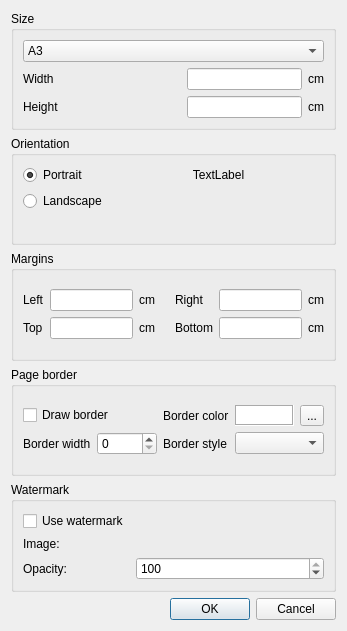
<?xml version="1.0" encoding="UTF-8"?>
<ui version="4.0">
 <class>PageSettingDlg</class>
 <widget class="QDialog" name="PageSettingDlg">
  <property name="geometry">
   <rect>
    <x>0</x>
    <y>0</y>
    <width>347</width>
    <height>631</height>
   </rect>
  </property>
  <property name="sizePolicy">
   <sizepolicy hsizetype="Preferred" vsizetype="Preferred">
    <horstretch>0</horstretch>
    <verstretch>0</verstretch>
   </sizepolicy>
  </property>
  <property name="minimumSize">
   <size>
    <width>347</width>
    <height>450</height>
   </size>
  </property>
  <property name="maximumSize">
   <size>
    <width>347</width>
    <height>631</height>
   </size>
  </property>
  <property name="windowTitle">
   <string>Page settings</string>
  </property>
  <property name="windowIcon">
   <iconset resource="images.qrc">
    <normaloff>:/new/prefix1/images/pageSetting.png</normaloff>:/new/prefix1/images/pageSetting.png</iconset>
  </property>
  <layout class="QVBoxLayout" name="verticalLayout_6">
   <item>
    <widget class="QGroupBox" name="groupBox_3">
     <property name="title">
      <string>Size</string>
     </property>
     <layout class="QVBoxLayout" name="verticalLayout_3">
      <item>
       <layout class="QGridLayout" name="gridLayout_2">
        <item row="0" column="0" colspan="4">
         <widget class="QComboBox" name="cbPageSize">
          <item>
           <property name="text">
            <string>A3</string>
           </property>
          </item>
          <item>
           <property name="text">
            <string>A4</string>
           </property>
          </item>
          <item>
           <property name="text">
            <string>A5</string>
           </property>
          </item>
          <item>
           <property name="text">
            <string>Letter</string>
           </property>
          </item>
         </widget>
        </item>
        <item row="1" column="0">
         <widget class="QLabel" name="label_10">
          <property name="text">
           <string>Width</string>
          </property>
         </widget>
        </item>
        <item row="1" column="2">
         <widget class="QLineEdit" name="edtWidth"/>
        </item>
        <item row="1" column="3">
         <widget class="QLabel" name="label_12">
          <property name="text">
           <string>cm</string>
          </property>
         </widget>
        </item>
        <item row="2" column="0">
         <widget class="QLabel" name="label_11">
          <property name="text">
           <string>Height</string>
          </property>
         </widget>
        </item>
        <item row="2" column="2">
         <widget class="QLineEdit" name="edtHeight"/>
        </item>
        <item row="2" column="3">
         <widget class="QLabel" name="label_13">
          <property name="text">
           <string>cm</string>
          </property>
         </widget>
        </item>
        <item row="1" column="1">
         <spacer name="horizontalSpacer_3">
          <property name="orientation">
           <enum>Qt::Horizontal</enum>
          </property>
          <property name="sizeHint" stdset="0">
           <size>
            <width>40</width>
            <height>20</height>
           </size>
          </property>
         </spacer>
        </item>
       </layout>
      </item>
     </layout>
    </widget>
   </item>
   <item>
    <widget class="QGroupBox" name="groupBox_2">
     <property name="minimumSize">
      <size>
       <width>0</width>
       <height>0</height>
      </size>
     </property>
     <property name="maximumSize">
      <size>
       <width>16777215</width>
       <height>16777215</height>
      </size>
     </property>
     <property name="title">
      <string>Orientation</string>
     </property>
     <layout class="QVBoxLayout" name="verticalLayout_2">
      <item>
       <layout class="QFormLayout" name="formLayout">
        <item row="0" column="0">
         <widget class="QRadioButton" name="rPortrait">
          <property name="text">
           <string>Portrait</string>
          </property>
          <property name="checked">
           <bool>true</bool>
          </property>
         </widget>
        </item>
        <item row="0" column="1">
         <widget class="QLabel" name="lblOrientation">
          <property name="text">
           <string notr="true">TextLabel</string>
          </property>
          <property name="alignment">
           <set>Qt::AlignCenter</set>
          </property>
         </widget>
        </item>
        <item row="1" column="0">
         <widget class="QRadioButton" name="rLandscape">
          <property name="text">
           <string>Landscape</string>
          </property>
         </widget>
        </item>
       </layout>
      </item>
     </layout>
    </widget>
   </item>
   <item>
    <widget class="QGroupBox" name="groupBox">
     <property name="title">
      <string>Margins</string>
     </property>
     <layout class="QVBoxLayout" name="verticalLayout">
      <item>
       <layout class="QGridLayout" name="gridLayout">
        <item row="0" column="5">
         <widget class="QLineEdit" name="edtRight"/>
        </item>
        <item row="0" column="6">
         <widget class="QLabel" name="label_3">
          <property name="text">
           <string>cm</string>
          </property>
         </widget>
        </item>
        <item row="0" column="3">
         <spacer name="horizontalSpacer_2">
          <property name="orientation">
           <enum>Qt::Horizontal</enum>
          </property>
          <property name="sizeHint" stdset="0">
           <size>
            <width>40</width>
            <height>20</height>
           </size>
          </property>
         </spacer>
        </item>
        <item row="2" column="6">
         <widget class="QLabel" name="label_4">
          <property name="text">
           <string>cm</string>
          </property>
         </widget>
        </item>
        <item row="0" column="0">
         <widget class="QLabel" name="label_5">
          <property name="text">
           <string>Left</string>
          </property>
         </widget>
        </item>
        <item row="0" column="4">
         <widget class="QLabel" name="label_7">
          <property name="text">
           <string>Right</string>
          </property>
         </widget>
        </item>
        <item row="0" column="1">
         <widget class="QLineEdit" name="edtLeft"/>
        </item>
        <item row="2" column="5">
         <widget class="QLineEdit" name="edtBottom"/>
        </item>
        <item row="2" column="4">
         <widget class="QLabel" name="label_8">
          <property name="text">
           <string>Bottom</string>
          </property>
         </widget>
        </item>
        <item row="0" column="2">
         <widget class="QLabel" name="label">
          <property name="text">
           <string>cm</string>
          </property>
         </widget>
        </item>
        <item row="2" column="2">
         <widget class="QLabel" name="label_2">
          <property name="text">
           <string>cm</string>
          </property>
         </widget>
        </item>
        <item row="2" column="0">
         <widget class="QLabel" name="label_6">
          <property name="text">
           <string>Top</string>
          </property>
         </widget>
        </item>
        <item row="2" column="1">
         <widget class="QLineEdit" name="edtTop"/>
        </item>
       </layout>
      </item>
     </layout>
    </widget>
   </item>
   <item>
    <widget class="QGroupBox" name="groupBox_41">
     <property name="title">
      <string>Page border</string>
     </property>
     <layout class="QVBoxLayout" name="verticalLayout_5">
      <item>
       <layout class="QGridLayout" name="gridLayout_4">
        <item row="1" column="3" colspan="2">
         <widget class="QComboBox" name="cmbBorderStyle">
          <property name="iconSize">
           <size>
            <width>64</width>
            <height>16</height>
           </size>
          </property>
         </widget>
        </item>
        <item row="0" column="3">
         <widget class="QLabel" name="lblBorderColor">
          <property name="styleSheet">
           <string notr="true">QLabel {background-color: white}</string>
          </property>
          <property name="frameShape">
           <enum>QFrame::Box</enum>
          </property>
          <property name="frameShadow">
           <enum>QFrame::Sunken</enum>
          </property>
          <property name="text">
           <string/>
          </property>
         </widget>
        </item>
        <item row="0" column="0" colspan="2">
         <widget class="QCheckBox" name="chkDrawBorder">
          <property name="text">
           <string>Draw border</string>
          </property>
         </widget>
        </item>
        <item row="0" column="2">
         <widget class="QLabel" name="label_14">
          <property name="text">
           <string>Border color</string>
          </property>
         </widget>
        </item>
        <item row="0" column="4">
         <widget class="QToolButton" name="btnBorderColor">
          <property name="text">
           <string>...</string>
          </property>
         </widget>
        </item>
        <item row="1" column="1">
         <widget class="QSpinBox" name="spnBorderWidth"/>
        </item>
        <item row="1" column="0">
         <widget class="QLabel" name="label_9">
          <property name="text">
           <string>Border width</string>
          </property>
         </widget>
        </item>
        <item row="1" column="2">
         <widget class="QLabel" name="label_15">
          <property name="text">
           <string>Border style</string>
          </property>
         </widget>
        </item>
       </layout>
      </item>
     </layout>
    </widget>
   </item>
   <item>
    <widget class="QGroupBox" name="groupBox_4">
     <property name="title">
      <string>Watermark</string>
     </property>
     <layout class="QVBoxLayout" name="verticalLayout_4">
      <item>
       <layout class="QGridLayout" name="gridLayout_3">
        <item row="0" column="0" colspan="2">
         <widget class="QCheckBox" name="chckWatermark">
          <property name="text">
           <string>Use watermark</string>
          </property>
         </widget>
        </item>
        <item row="2" column="0">
         <widget class="QLabel" name="label_17">
          <property name="text">
           <string>Opacity:</string>
          </property>
         </widget>
        </item>
        <item row="1" column="0">
         <widget class="QLabel" name="label_16">
          <property name="text">
           <string>Image:</string>
          </property>
         </widget>
        </item>
        <item row="0" column="2">
         <spacer name="horizontalSpacer_4">
          <property name="orientation">
           <enum>Qt::Horizontal</enum>
          </property>
          <property name="sizeHint" stdset="0">
           <size>
            <width>40</width>
            <height>20</height>
           </size>
          </property>
         </spacer>
        </item>
        <item row="1" column="2">
         <widget class="XYZLabel" name="label_18">
          <property name="text">
           <string/>
          </property>
          <property name="pixmap">
           <pixmap resource="../QtRPT/imagesRpt.qrc">:/QtRptDesigner/images/QtRptDesigner.ico</pixmap>
          </property>
          <property name="alignment">
           <set>Qt::AlignCenter</set>
          </property>
         </widget>
        </item>
        <item row="2" column="2">
         <widget class="QSpinBox" name="spinBox">
          <property name="maximum">
           <number>100</number>
          </property>
          <property name="value">
           <number>100</number>
          </property>
         </widget>
        </item>
       </layout>
      </item>
     </layout>
    </widget>
   </item>
   <item>
    <layout class="QHBoxLayout" name="horizontalLayout">
     <item>
      <spacer name="horizontalSpacer">
       <property name="orientation">
        <enum>Qt::Horizontal</enum>
       </property>
       <property name="sizeHint" stdset="0">
        <size>
         <width>40</width>
         <height>20</height>
        </size>
       </property>
      </spacer>
     </item>
     <item>
      <widget class="QPushButton" name="btnOK">
       <property name="text">
        <string>OK</string>
       </property>
      </widget>
     </item>
     <item>
      <widget class="QPushButton" name="btnCancel">
       <property name="text">
        <string>Cancel</string>
       </property>
      </widget>
     </item>
    </layout>
   </item>
  </layout>
 </widget>
 <customwidgets>
  <customwidget>
   <class>XYZLabel</class>
   <extends>QLabel</extends>
   <header>XYZ_Label.h</header>
  </customwidget>
 </customwidgets>
 <resources>
  <include location="../QtRPT/imagesRpt.qrc"/>
  <include location="../QtRPT/imagesRpt.qrc"/>
  <include location="images.qrc"/>
  <include location="../QtRPT/imagesRpt.qrc"/>
 </resources>
 <connections>
  <connection>
   <sender>btnOK</sender>
   <signal>clicked()</signal>
   <receiver>PageSettingDlg</receiver>
   <slot>accept()</slot>
   <hints>
    <hint type="sourcelabel">
     <x>388</x>
     <y>373</y>
    </hint>
    <hint type="destinationlabel">
     <x>266</x>
     <y>202</y>
    </hint>
   </hints>
  </connection>
  <connection>
   <sender>btnCancel</sender>
   <signal>clicked()</signal>
   <receiver>PageSettingDlg</receiver>
   <slot>reject()</slot>
   <hints>
    <hint type="sourcelabel">
     <x>471</x>
     <y>373</y>
    </hint>
    <hint type="destinationlabel">
     <x>266</x>
     <y>202</y>
    </hint>
   </hints>
  </connection>
 </connections>
</ui>
